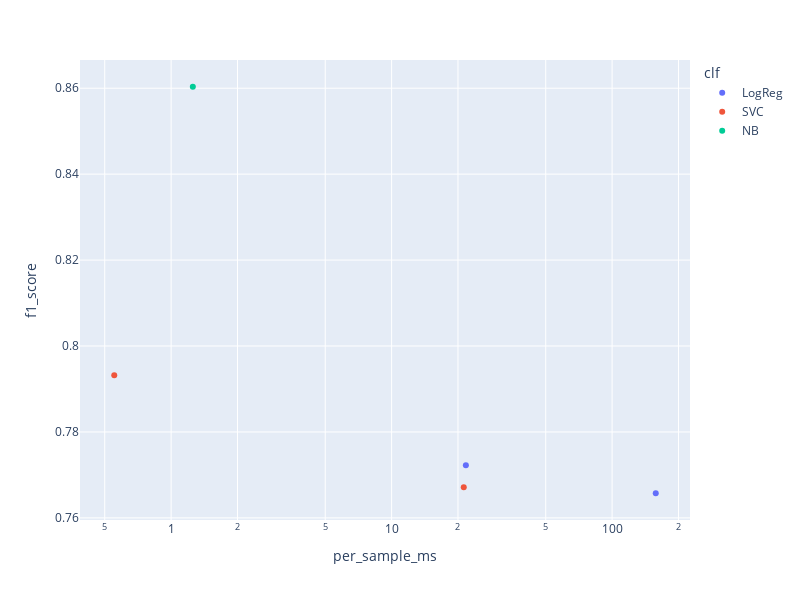

This figure's notebook cell:
### Code cell
import plotly.express as px

# df: your summary dataframe with columns 'model_size_mb_train' and 'val_accuracy'
fig = px.scatter(
    results_df,
    x='per_sample_ms',
    y='f1_score',
    # size='model_size_mb',
    color='clf',
    hover_data=['experiment'],  # show name on hover


)
fig.update_xaxes(type="log")
fig.update_layout(width=800, height=600)
fig.show()

### Figure 1 — Plotly figure (JSON) as saved in the notebook; plotly's stock layout.template omitted (floating-point values rounded to 4 significant figures)
{"data": [{"customdata": [["minisbert_LogReg"], ["SBERT_LogReg"]], "hovertemplate": "clf=LogReg<br>per_sample_ms=%{x}<br>f1_score=%{y}<br>experiment=%{customdata[0]}<extra></extra>", "legendgroup": "LogReg", "marker": {"color": "#636efa", "symbol": "circle"}, "mode": "markers", "name": "LogReg", "orientation": "v", "showlegend": true, "x": [21.72, 157.7], "xaxis": "x", "y": [0.7723, 0.7657], "yaxis": "y", "type": "scatter"}, {"customdata": [["sbert_SVC"], ["TFIDF_SVC"]], "hovertemplate": "clf=SVC<br>per_sample_ms=%{x}<br>f1_score=%{y}<br>experiment=%{customdata[0]}<extra></extra>", "legendgroup": "SVC", "marker": {"color": "#EF553B", "symbol": "circle"}, "mode": "markers", "name": "SVC", "orientation": "v", "showlegend": true, "x": [21.24, 0.5523], "xaxis": "x", "y": [0.7671, 0.7932], "yaxis": "y", "type": "scatter"}, {"customdata": [["TFIDF_NB"]], "hovertemplate": "clf=NB<br>per_sample_ms=%{x}<br>f1_score=%{y}<br>experiment=%{customdata[0]}<extra></extra>", "legendgroup": "NB", "marker": {"color": "#00cc96", "symbol": "circle"}, "mode": "markers", "name": "NB", "orientation": "v", "showlegend": true, "x": [1.255], "xaxis": "x", "y": [0.8603], "yaxis": "y", "type": "scatter"}], "layout": {"xaxis": {"anchor": "y", "domain": [0.0, 1.0], "title": {"text": "per_sample_ms"}, "type": "log"}, "yaxis": {"anchor": "x", "domain": [0.0, 1.0], "title": {"text": "f1_score"}}, "legend": {"title": {"text": "clf"}, "tracegroupgap": 0}, "margin": {"t": 60}, "width": 800, "height": 600}}
